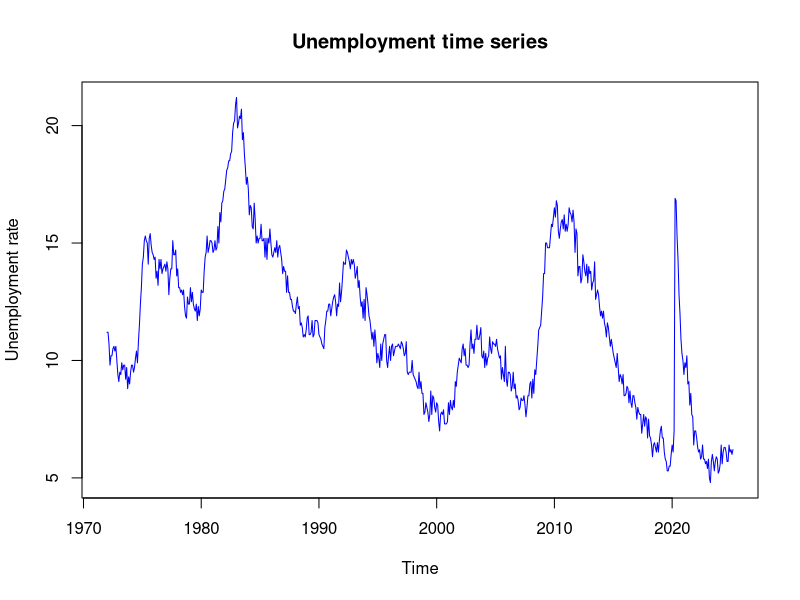
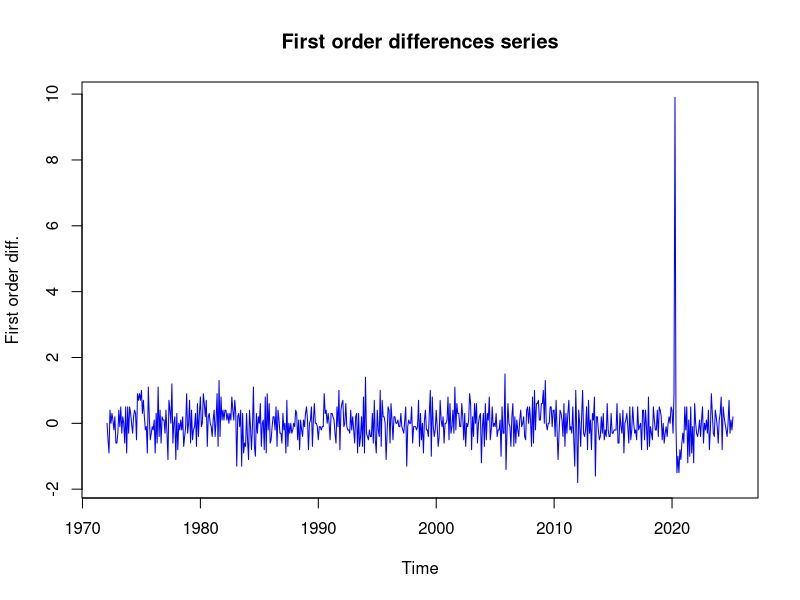
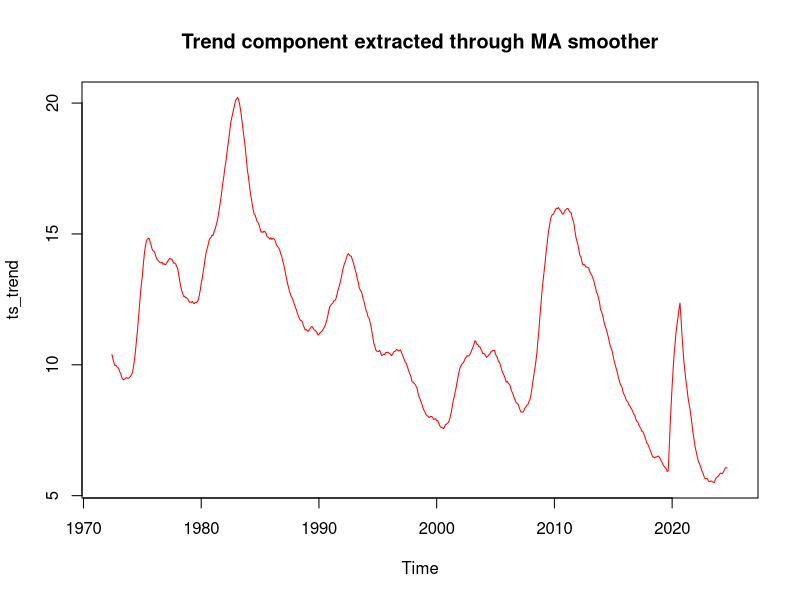
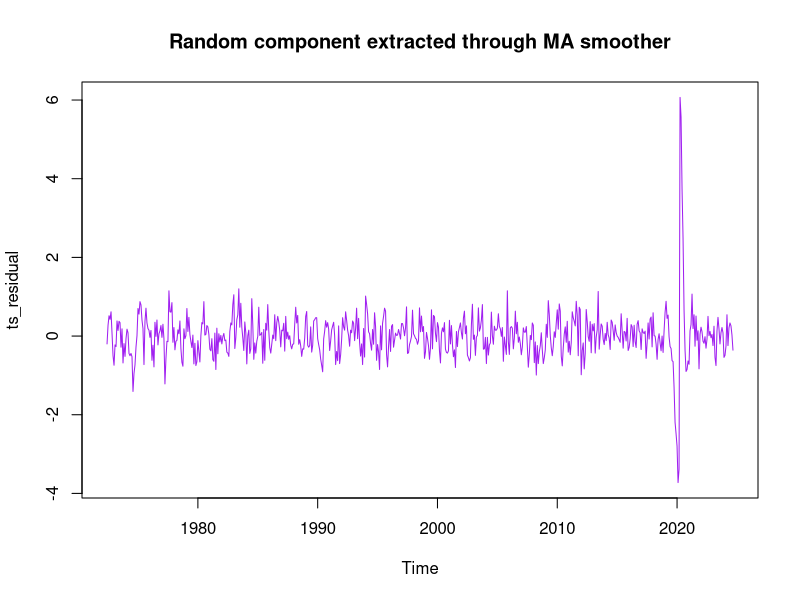
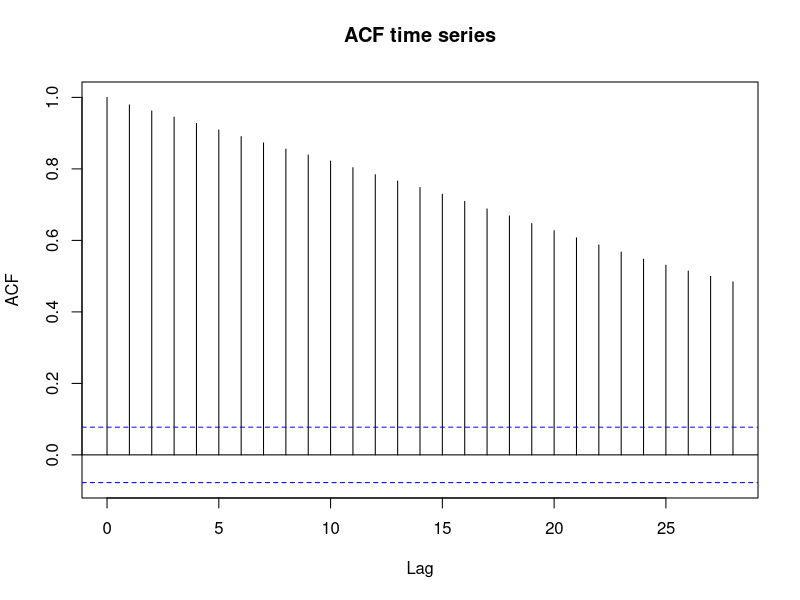
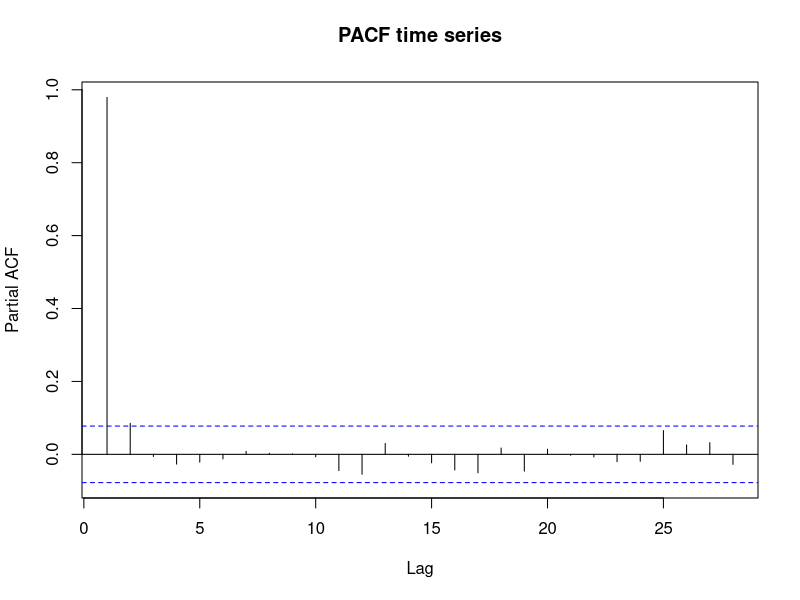
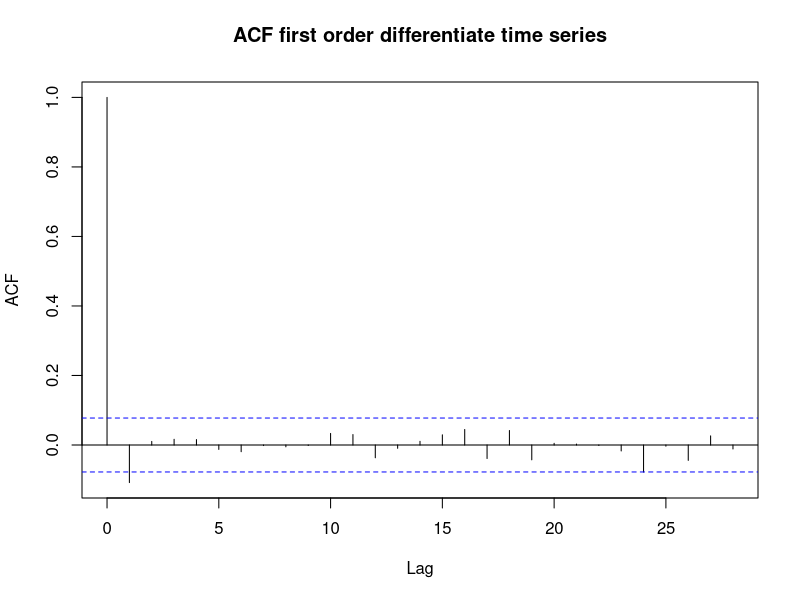
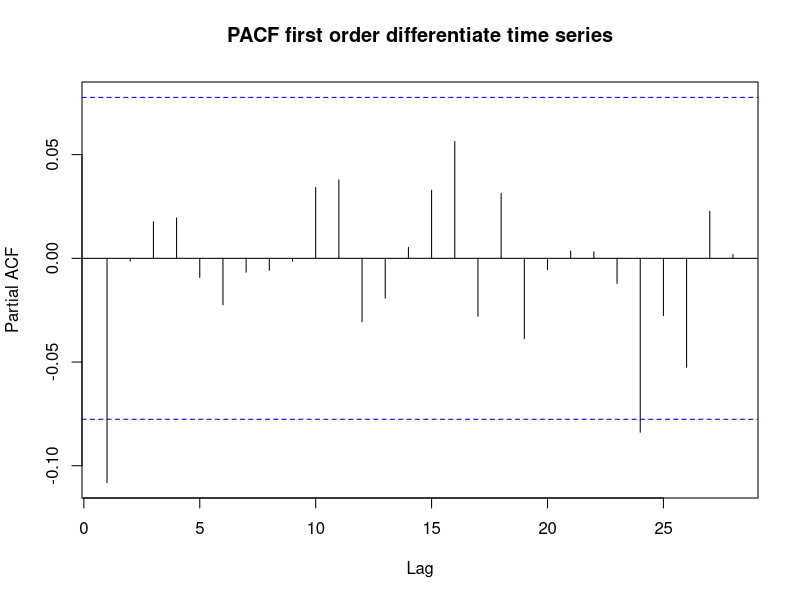

These charts were generated, in order, by the following R code:
## ---- chunk 1

library(stats)
library(tseries)

## ---- chunk 2

df <- read.csv("LNS14000006.csv")
ts_data <- ts(df$LNS14000006, start=c(1972,1), frequency=12)

# Plot the time series and its difference
## time series
ts.plot(ts_data,xlab="Time",ylab="Unemployment rate",
        main="Unemployment time series",col="blue")
## first order differences
ts.plot(diff(ts_data),xlab="Time",ylab="First order diff.",
        main="First order differences series",col="blue")

## ---- chunk 3
knitr::opts_chunk$set(echo = TRUE, warning = FALSE, message = FALSE)

ts_trend <- stats::filter(ts_data, rep(1/12, 12), sides = 2) 
#smoothing the series with a finite Moving Average filter

ts_residual <- ts_data - ts_trend # should be a stationary random noise component
ts_residual <- na.omit(ts_residual)
mean(ts_residual) # the residuals shows null mean

adf.test(ts_residual) 
#the Augmented Dickey Fuller test shows that this series is indeed stationary

ts.plot(ts_trend, col= "red",
        main = "Trend component extracted through MA smoother")
ts.plot(ts_residual, col = "purple", 
        main = "Random component extracted through MA smoother")

## ---- chunk 4

adf.test(ts_data, alternative = "stationary")

## ---- chunk 5

diff_ts_data <- diff(ts_data)
adf.test(diff_ts_data, alternative = "stationary")

## ---- chunk 6

mean.series <- mean(ts_data)
var.series <- var(ts_data)
skewness.series <- mean(((ts_data-mean.series)/(var.series^0.5))^3)
kurtosis.series <- mean((ts_data-mean.series)^4)/(var.series^2)

## ---- chunk 7

cat("mean:", mean.series, "\n")
cat("variance:", var.series, "\n")
cat("skewness:", skewness.series, "\n")
cat("kurtosis:", kurtosis.series, "\n")

## ---- chunk 8

acf(as.vector(ts_data),main="ACF time series")
pacf(as.vector(ts_data),main="PACF time series")

## ---- chunk 9

acf(as.vector(diff_ts_data),main="ACF first order differentiate time series")

## ---- chunk 10

pacf(as.vector(diff_ts_data),main="PACF first order differentiate time series")

## ---- chunk 11

fit_arima <- arima(ts_data,order=c(0,1,1))
theta <- fit_arima$coef
sigma2_xi <- fit_arima$sigma2

## ---- chunk 12

sigma2_eta <- sigma2_xi*(1 + theta^2)

## ---- chunk 13

sigma2_epsilon <- var(diff_ts_data)-sigma2_eta

## ---- chunk 14

n <- length(ts_data)
y <- as.numeric(ts_data)

q <- sigma2_eta/sigma2_epsilon # signal to noise ratio

mu_pred <- numeric(n)  # mu_{t|t-1}
P <- numeric(n)
v <- numeric(n)
K <- numeric(n)
F <- numeric(n)
llk <- numeric(n)

mu_pred[1] <- y[1]
P[1] <- q

## ---- chunk 15

for (t in 1:(n-1)) {
  # Prediction error
  v[t]<-y[t]-mu_pred[t]
  # Innovation variance
  F[t]<-P[t]+sigma2_epsilon
  # Kalman gain
  K[t]<-P[t]/F[t]
  # Update step
  mu_pred[t+1]<-mu_pred[t]+K[t]*v[t]
  P[t+1]<-P[t]+sigma2_eta-K[t]*F[t]*K[t]
  # Log-likelihood
  llk[t]<--0.5+log(F[t]+v[t]^2/F[t])
}

loglik <- sum(llk)

## ---- chunk 16

ts.plot(ts_data, main = "Kalman Filter Estimation", 
        col = "purple",type = "l", lwd = 4)
lines(ts(mu_pred, start = start(ts_data), frequency = frequency(ts_data)), 
      col = "green",lwd=2)
legend("topleft", legend = c("Observed", "Estimated"), 
       col = c("purple", "green"), lty = 1)

## ---- chunk 17
ts.plot(ts_data - mu_pred, col = "purple", main = "Estimation error (y_t - mu_t)")

## ---- chunk 18
# New initial conditions
ts_data <- ts(df$LNS14000006, start = c(1972, 1), frequency = 12)
n <- length(ts_data)
y <- as.numeric(ts_data)
sigma2_eta_com1 <- 0.01 # new variances
sigma2_epsilon_com1 <- 10

q <- sigma2_eta_com1/sigma2_epsilon_com1 # signal to noise ratio comparison

mu_pred <- numeric(n)  # mu_{t|t-1} comparison
P <- numeric(n)
v <- numeric(n)
K <- numeric(n)
F <- numeric(n)
llk <- numeric(n)

mu_pred[1] <- y[1]
P[1] <- q

# Iteration
for (t in 1:(n-1)) {
  # Prediction error
  v[t]<-y[t]-mu_pred[t]
  # Innovation variance
  F[t]<-P[t]+sigma2_epsilon_com1
  # Kalman gain
  K[t]<-P[t]/F[t]
  # Update step
  mu_pred[t+1]<-mu_pred[t]+K[t]*v[t]
  P[t+1]<-P[t]+sigma2_eta_com1-K[t]*F[t]*K[t]
  # Log-likelihood
  llk[t]<--0.5+log(F[t]+v[t]^2/F[t])
}

loglik <- sum(llk)

## ---- chunk 19

ts.plot(ts_data, main = "Kalman Filter Estimation Comparison", 
        col = "purple",type = "l", lwd = 2)
lines(ts(mu_pred, start = start(ts_data), frequency = frequency(ts_data)), 
      col = "green",lwd=2)
legend("topleft", legend = c("Observed", "Estimated"), 
       col = c("purple", "green"), lty = 1)


ts.plot(ts_data - mu_pred, col = "purple", 
        main = " Comparison Estimation error (y_t - mu_t)")
